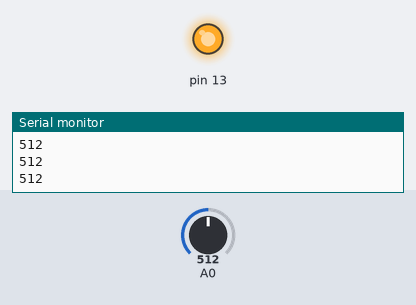
Recording of a sketch running on a simulated Arduino Uno, built with avr-gcc and run on an emulated ATmega328P. Parts: output pins drawn as LEDs (lit = HIGH), the last lines printed to the serial monitor. Dashed ring = blinking. The test bench sets the inputs (shaded band); at power-on: A0 = 512.

Above: at 1.2 s.
1.3 s: A0 set to 417
3.0 s: A0 set to 393
At 3.9 s:
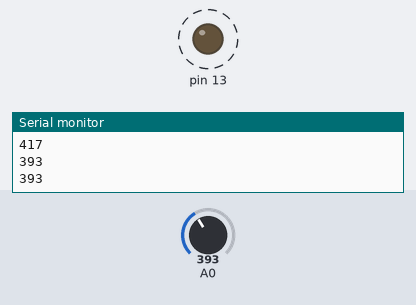
6.0 s: A0 set to 410
At 6.7 s:
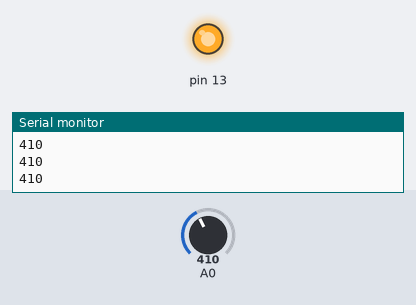
7.5 s: A0 set to 390
At 8.9 s:
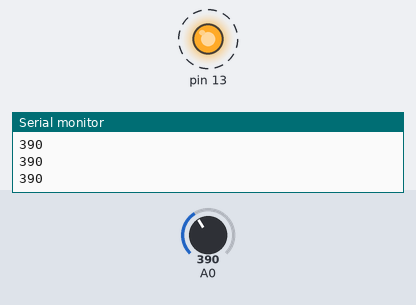
Timing chart, 0 to 11.5 s (numbered marks = the images above; inputs shaded):
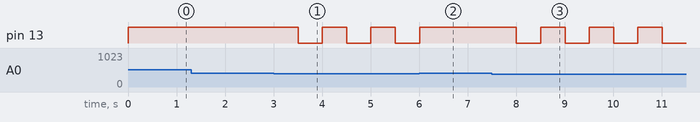

The sketch:

brave_bombul1.ino
```cpp
int state = 0;
void setup()
{
  Serial.begin(9600);
  pinMode(13,OUTPUT);
  pinMode(A0,INPUT);
}

void loop()
{
  int a = analogRead(A0);
  Serial.println(a);
  if(a<400){
    if(state==0){
      state=1;
      digitalWrite(13,1);
      delay(500);
    }
    else{
      state=0;
      digitalWrite(13,0);
      delay(500);
    }
  }
  else{
    analogWrite(13,a);
  }
}
```

Measured:
- the behaviour switches between 400 and 399 on A0 (found by bisection; images 0 and 1)
- after the input at 3.0 s, pin 13: alternates HIGH for 0.50 s and LOW for 0.50 s, starting after 0.51 s
- after the input at 6.0 s, pin 13: goes on until 6.0 s, then stays HIGH
- after the input at 7.5 s, pin 13: alternates HIGH for 0.50 s and LOW for 0.50 s, starting after 0.51 s
